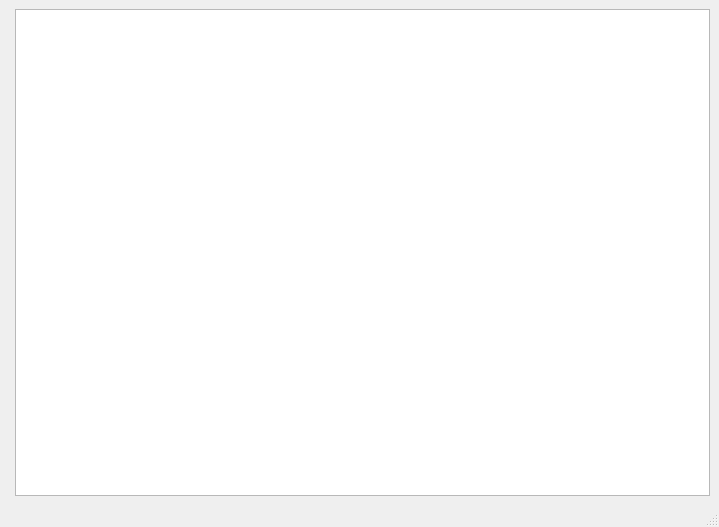
<?xml version="1.0" encoding="UTF-8"?>
<ui version="4.0">
 <class>Scorer</class>
 <widget class="QMainWindow" name="Scorer">
  <property name="geometry">
   <rect>
    <x>0</x>
    <y>0</y>
    <width>719</width>
    <height>527</height>
   </rect>
  </property>
  <property name="windowTitle">
   <string>MainWindow</string>
  </property>
  <widget class="QWidget" name="centralwidget">
   <layout class="QFormLayout" name="formLayout">
    <item row="0" column="1">
     <widget class="DartboardView" name="graphicsView"/>
    </item>
   </layout>
  </widget>
  <widget class="QMenuBar" name="menubar">
   <property name="geometry">
    <rect>
     <x>0</x>
     <y>0</y>
     <width>719</width>
     <height>21</height>
    </rect>
   </property>
  </widget>
  <widget class="QStatusBar" name="statusbar"/>
 </widget>
 <customwidgets>
  <customwidget>
   <class>DartboardView</class>
   <extends>QGraphicsView</extends>
   <header>DartboardView.h</header>
  </customwidget>
 </customwidgets>
 <resources/>
 <connections/>
</ui>
